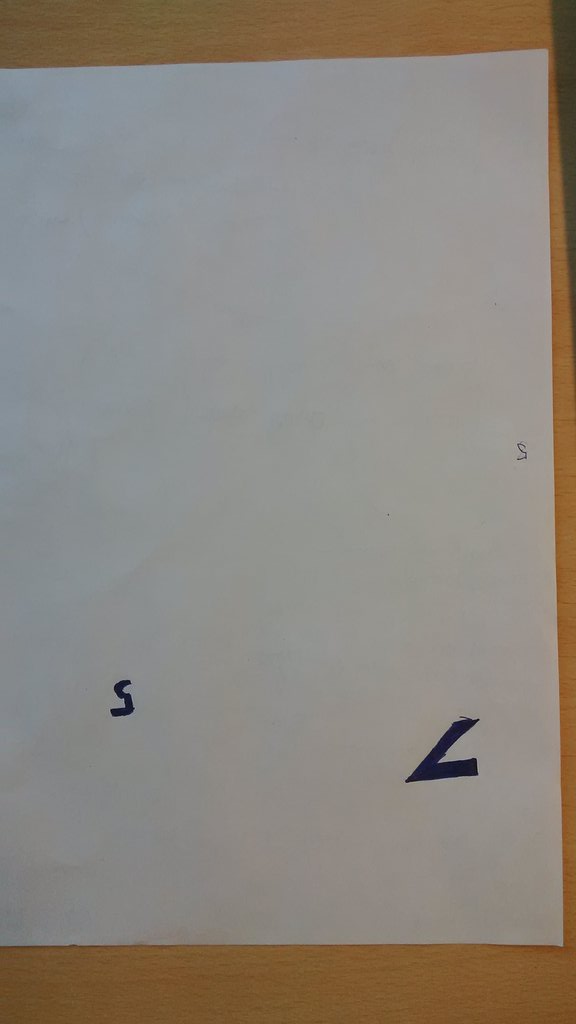
#> input picture real.jpg, 576 x 1024 px
$ python test.py
#> lines starting #> are read from the running program, lines starting #| are printed output that depends on the picture; after the words box and inside, x2 and y2 are one past the last pixel; in counts of white or black regions, pixels touching at a corner belong together
import numpy as np
import cv2

im = cv2.imread("real.jpg")
#> im is the input picture: shape (1024, 576, 3); mean B, G, R 127, 134.5, 140.2

im_gray = cv2.cvtColor(im, cv2.COLOR_BGR2GRAY)
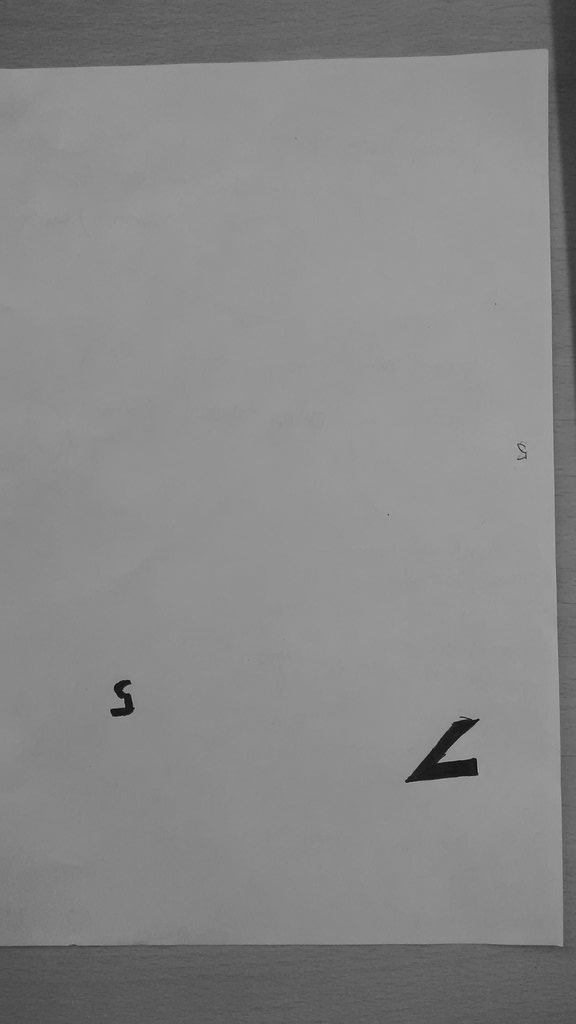
#> im_gray: shape (1024, 576); min 1, max 185, mean 135.3
im_gray = cv2.GaussianBlur(im_gray, (5, 5), 0)
ret, im_th = cv2.threshold(im_gray, 90, 255, cv2.THRESH_BINARY_INV)
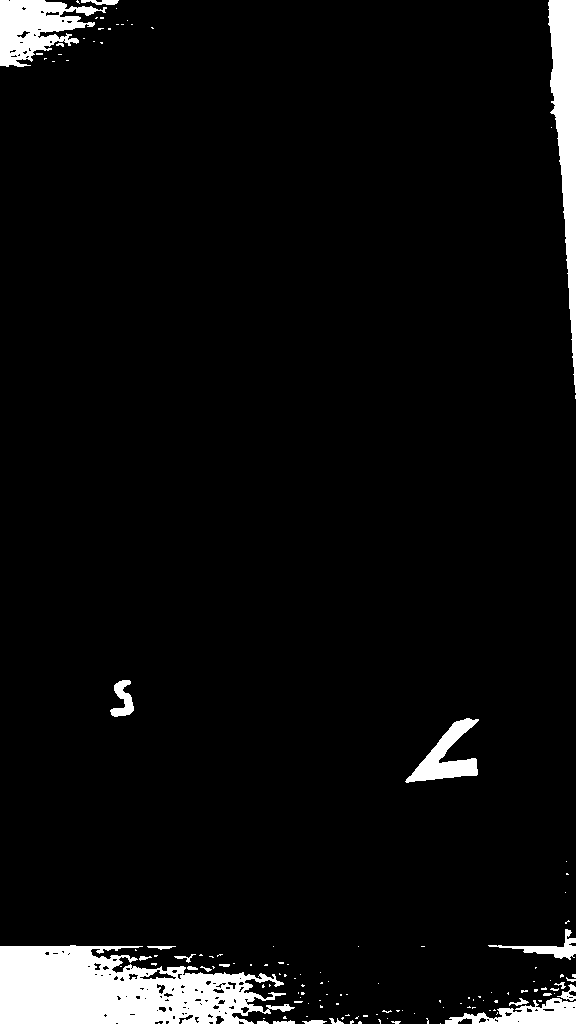
#> im_th: shape (1024, 576); 5.3% white; 133 white regions (108 under 20 px)
ctrs, hier = cv2.findContours(im_th.copy(), cv2.RETR_EXTERNAL, cv2.CHAIN_APPROX_SIMPLE)
#> ctrs = 133 contours, 115 with area under 20; largest, box (x1, y1, x2, y2) and area: (0, 945, 295, 1024) 15878, (548, 0, 576, 393) 5213, (0, 0, 107, 67) 3715, (405, 718, 479, 783) 1778, (445, 998, 576, 1024) 1698
rects = [cv2.boundingRect(ctr) for ctr in ctrs]
#> rects = 133 items, first 6: (440, 1023, 1, 1), (158, 1023, 2, 1), (391, 1021, 10, 3), (358, 1021, 4, 3), (350, 1020, 4, 4), (302, 1020, 25, 4)

for rect in rects:
    cv2.rectangle(im, (rect[0], rect[1]), (rect[0] + rect[2], rect[1] + rect[3]), (0, 255, 0), 3)
#> this loop made 133 passes
#> rect on passes 1 to 12: (440, 1023, 1, 1), (158, 1023, 2, 1), (391, 1021, 10, 3), (358, 1021, 4, 3), (350, 1020, 4, 4), (302, 1020, 25, 4), (273, 1020, 22, 4), (257, 1020, 12, 4), (378, 1019, 3, 5), (426, 1018, 3, 6), (387, 1018, 1, 1), (329, 1018, 15, 6)
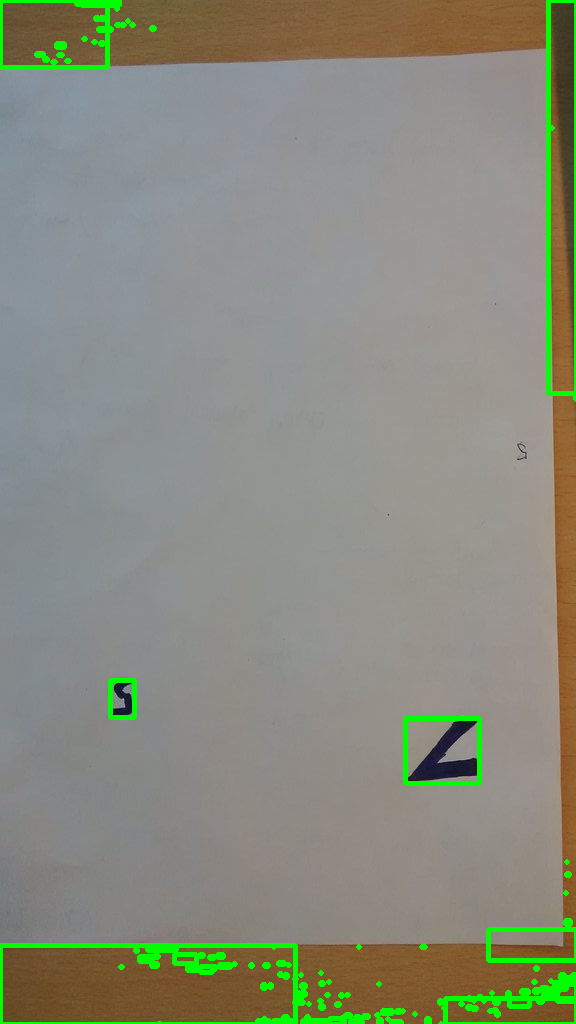
#> im: shape (1024, 576, 3); 2.94% of pixels changed, all inside (x1, y1, x2, y2) = (0, 0, 576, 1024)

cv2.imshow("Resulting Image with Rectangular ROIs", im)
while True:
    if cv2.waitKey(1) & 0xFF == ord('q'):
#> (key q is pressed here)
        break

$ run again, with photo_1.jpg copied over real.jpg
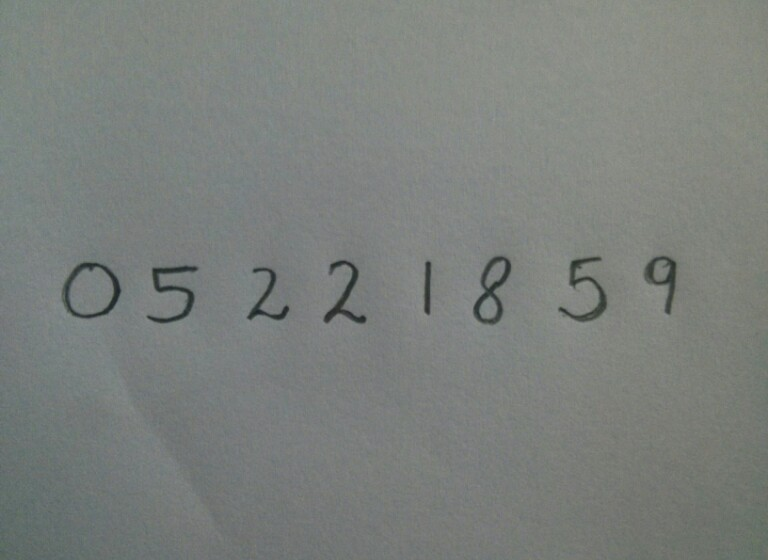
#> input picture photo_1.jpg, 768 x 560 px
#> im is the input picture: shape (560, 768, 3); mean B, G, R 123.9, 127.4, 123
#> `ret, im_th = cv2.threshold(im_gray, 90, 255, cv2.THRESH_BINARY_INV)`:
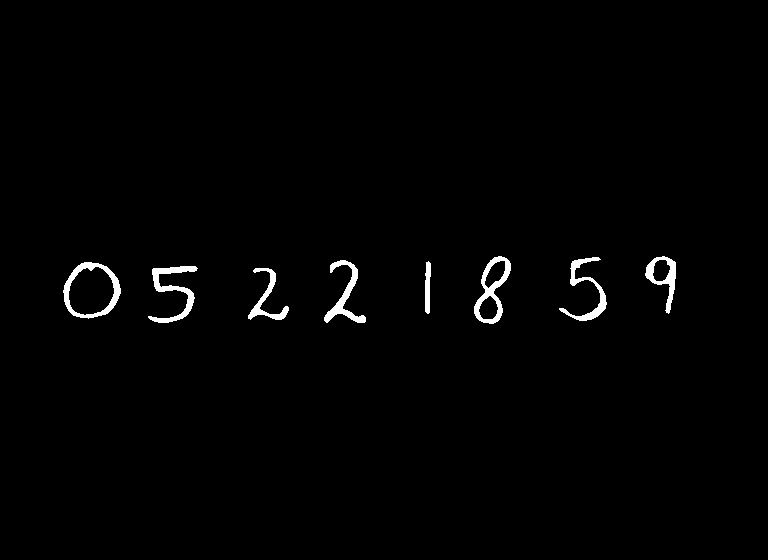
#> im_th: shape (560, 768); 1.2% white; 8 white regions
#> ctrs = 8 contours; box (x1, y1, x2, y2) and area: (63, 262, 121, 319) 2436, (474, 256, 511, 324) 1370, (645, 256, 676, 314) 795, (148, 266, 198, 323) 694, (324, 260, 366, 323) 620, (559, 257, 607, 321) 573, (248, 268, 289, 320) 444, (425, 261, 431, 314) 202
#> rects = [(248, 268, 41, 52), (148, 266, 50, 57), (63, 262, 58, 57), (425, 261, 6, 53), (324, 260, 42, 63), (559, 257, 48, 64), (645, 256, 31, 58), (474, 256, 37, 68)]
#> the loop `for rect in rects:` made 8 passes
#> after the loop `for rect in rects:`:
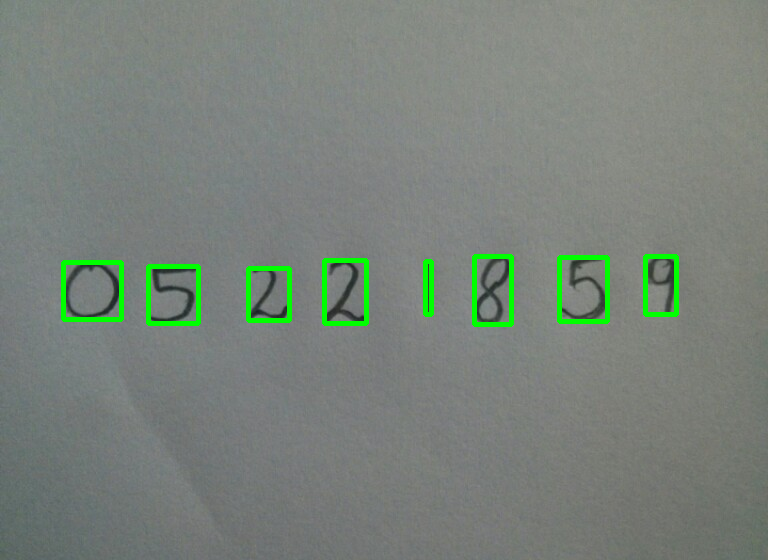
#> im: shape (560, 768, 3); 1.8% of pixels changed, all inside (x1, y1, x2, y2) = (61, 254, 679, 327)

$ run again, with photo_2.jpg copied over real.jpg
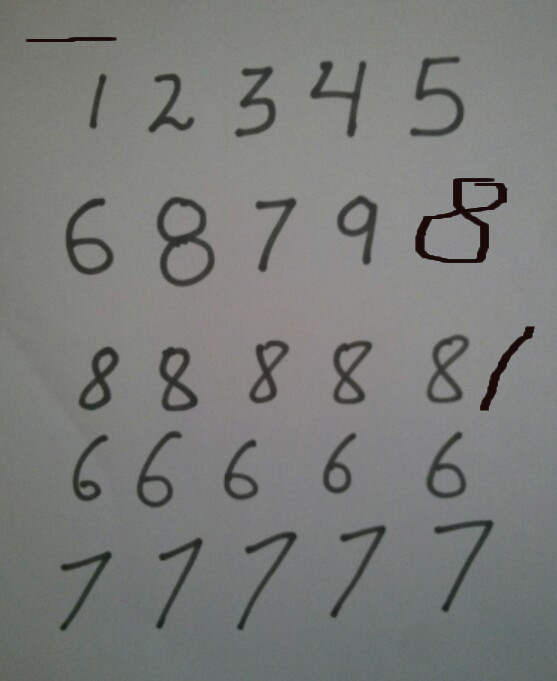
#> input picture photo_2.jpg, 557 x 681 px
#> im is the input picture: shape (681, 557, 3); mean B, G, R 121, 123.4, 122.2
#> `ret, im_th = cv2.threshold(im_gray, 90, 255, cv2.THRESH_BINARY_INV)`:
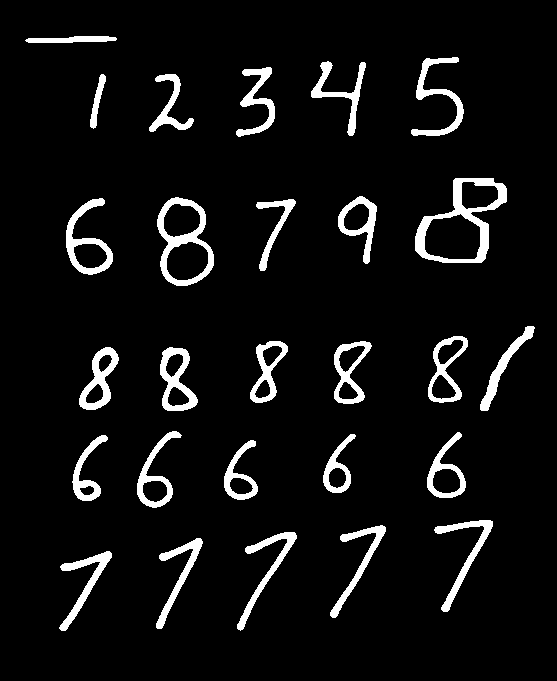
#> im_th: shape (681, 557); 6.6% white; 27 white regions
#> ctrs = 27 contours; largest, box (x1, y1, x2, y2) and area: (415, 178, 507, 263) 4773, (157, 197, 214, 286) 3632, (66, 198, 113, 275) 1645, (160, 347, 198, 411) 1524, (428, 336, 468, 403) 1496
#> rects = 27 items, first 6: (59, 551, 53, 80), (156, 538, 47, 91), (237, 532, 60, 99), (330, 525, 56, 93), (434, 520, 59, 92), (224, 440, 34, 60)
#> the loop `for rect in rects:` made 27 passes
#> after the loop `for rect in rects:`:
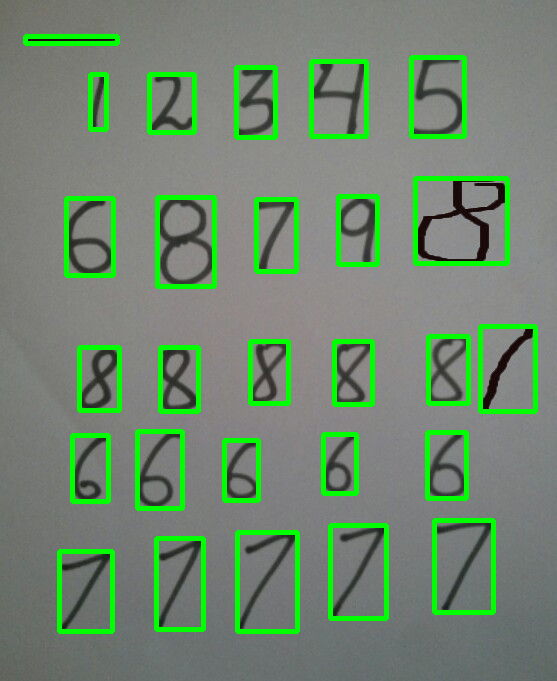
#> im: shape (681, 557, 3); 8.37% of pixels changed, all inside (x1, y1, x2, y2) = (23, 34, 538, 634)
